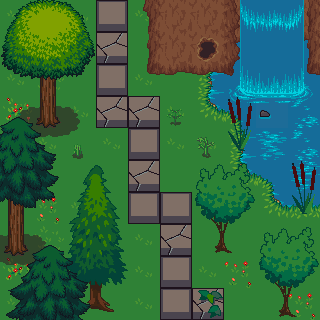

Below is a game level as drawn by its tile map, then a one-line description and the .tmx that defines it (tile-layer data replaced by summaries):
An orthogonal 10x10 tile map with 32x32 px tiles, 4 tile layers (Tile Layer 1, Tile Layer 4, Tile Layer 2, Tile Layer 3) and 11 objects (3x CoinEntity, mainPlayer).

<map version="1.0" tiledversion="1.1.6" orientation="orthogonal" renderorder="right-down" width="10" height="10" tilewidth="32" tileheight="32" infinite="0" nextobjectid="22">
 <tileset firstgid="1" source="2.5d.tsx" />
 <layer name="Tile Layer 1" width="10" height="10">
  <data>[100 cells, 100 non-empty, 13 distinct tile ids]</data>
 </layer>
 <layer name="Tile Layer 4" width="10" height="10">
  <data>[100 cells, 9 non-empty, 8 distinct tile ids]</data>
 </layer>
 <layer name="Tile Layer 2" width="10" height="10">
  <data>[100 cells, 38 non-empty, 26 distinct tile ids]</data>
 </layer>
 <layer name="Tile Layer 3" width="10" height="10">
  <data>[100 cells, 64 non-empty, 51 distinct tile ids]</data>
 </layer>
 <objectgroup name="Player">
  <object id="4" name="mainPlayer" x="191.282" y="287.801" width="32" height="32">
   <properties>
    <property name="framewidth" value="32" />
    <property name="image" value="gripe_run_right" />
   </properties>
  </object>
 </objectgroup>
 <objectgroup name="Coins">
  <object id="1" name="CoinEntity" x="159.062" y="191.282" width="32" height="32">
   <properties>
    <property name="framewidth" value="32" />
    <property name="image" value="spinning_coin_gold" />
   </properties>
  </object>
  <object id="2" name="CoinEntity" x="126.842" y="95.6958" width="32" height="32">
   <properties>
    <property name="framewidth" value="32" />
    <property name="image" value="spinning_coin_gold" />
   </properties>
  </object>
  <object id="3" name="CoinEntity" x="94.6218" y="0.109977" width="32" height="32">
   <properties>
    <property name="framewidth" value="32" />
    <property name="image" value="spinning_coin_gold" />
   </properties>
  </object>
 </objectgroup>
 <objectgroup name="Collision">
  <object id="14" x="0.983091" y="0" width="88.4782" height="318.521" />
  <object id="15" x="82.5796" y="130.751" width="41.2898" height="187.77" />
  <object id="16" x="119.937" y="227.094" width="35.3913" height="92.4105" />
  <object id="17" x="134.683" y="0.983091" width="183.838" height="90.4444" />
  <object id="18" x="164.176" y="94.3767" width="155.328" height="87.4951" />
  <object id="19" x="197.601" y="182.855" width="122.886" height="97.326" />
  <object id="20" x="230.043" y="282.147" width="90.4444" height="38.3405" />
 </objectgroup>
</map>
